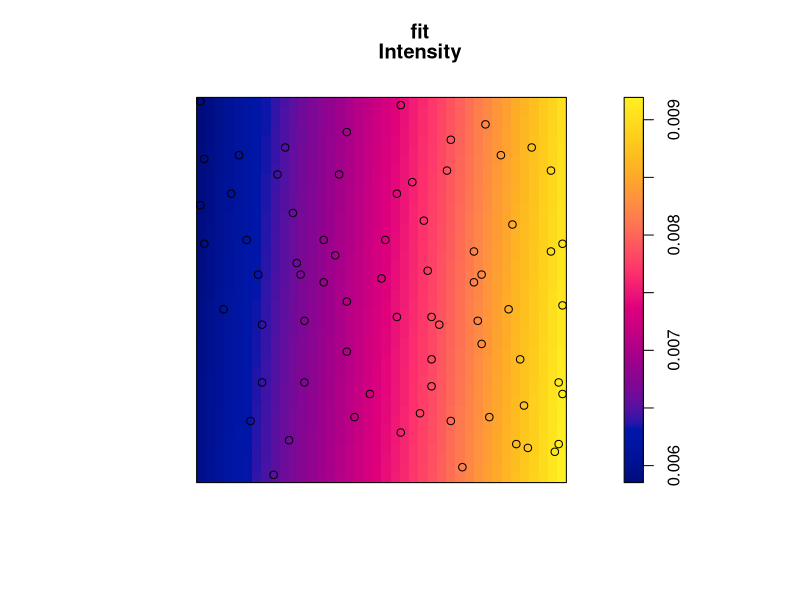
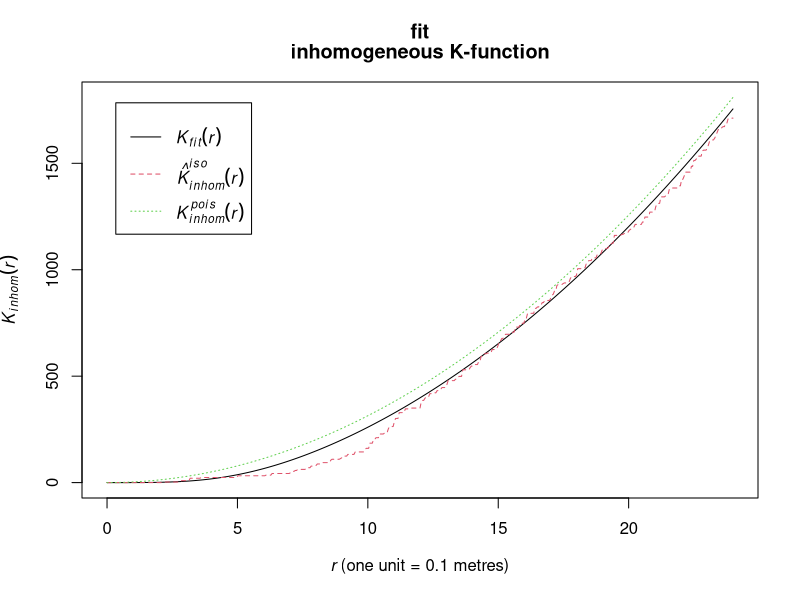

The R source for these figures, in order:
library(spatstat)


### Name: plot.dppm
### Title: Plot a fitted determinantal point process
### Aliases: plot.dppm
### Keywords: spatial models

### ** Examples

  fit <- dppm(swedishpines ~ x + y, dppGauss())
  plot(fit)
